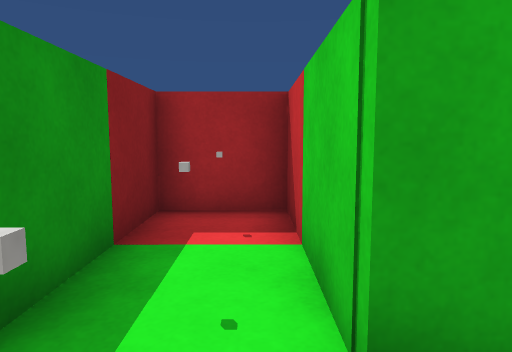
view 1 (above)

13 first-person views from a walk through a Unity game level. The camera is 0.56 m above the floor, tilts 6° down and sees 70° across. The floor is counted in squares, 0.5 m on a side. Each view is taken from the middle of a square. On the plan, view 1 faces up. The plan holds only what a view shows up to about 14 squares ahead; the rest is blank. Surface patterns are stand-ins for the level's own textures.

view 2
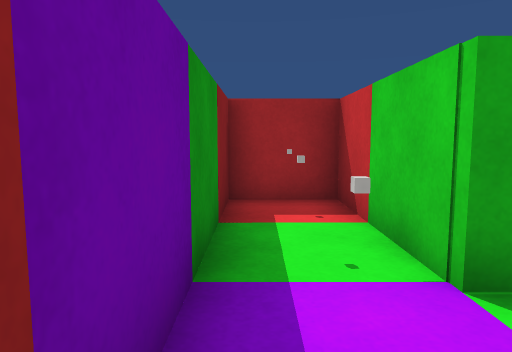

view 3
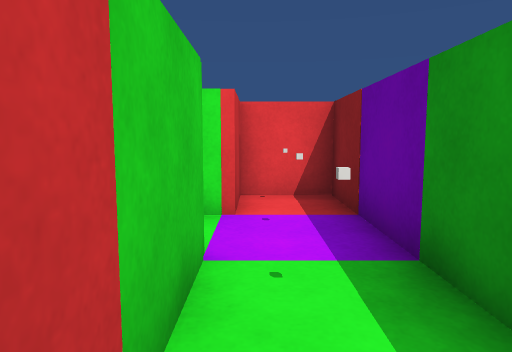

view 4
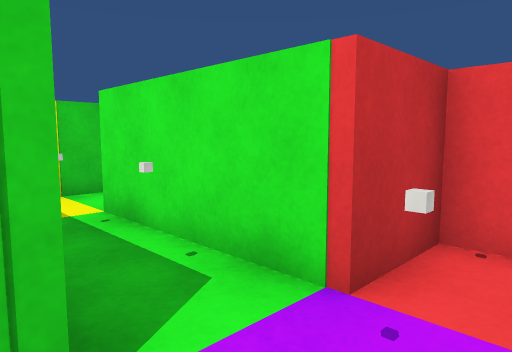

view 5
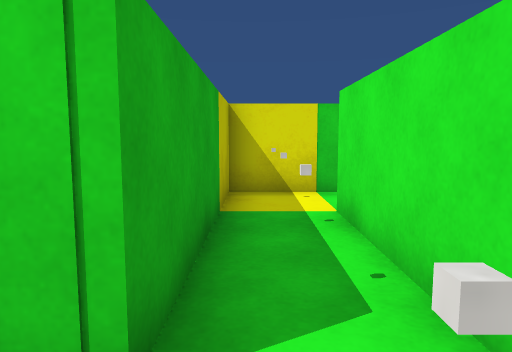

view 6
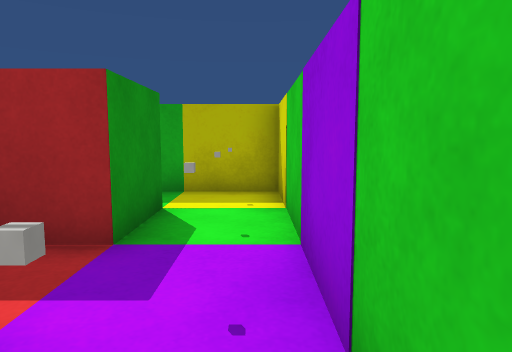

view 7
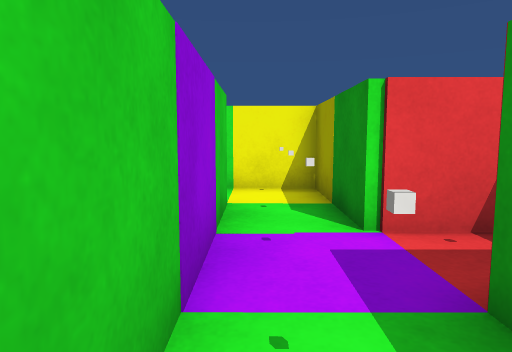

view 8
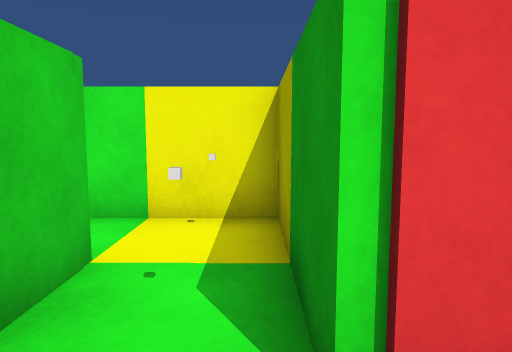

view 9
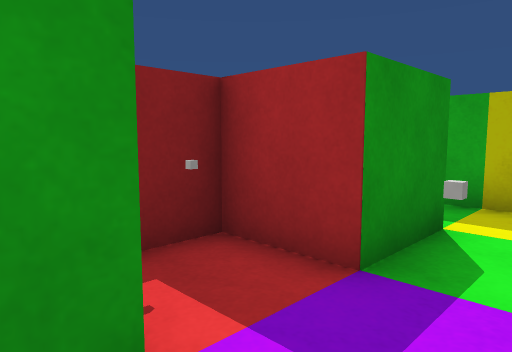

view 10
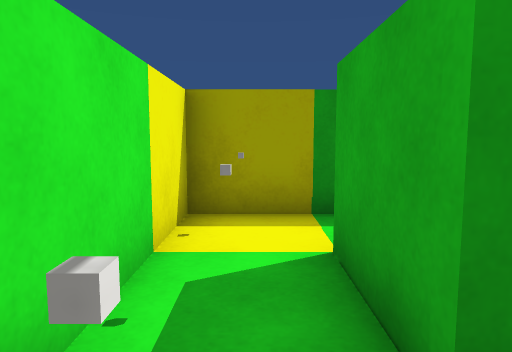

view 11
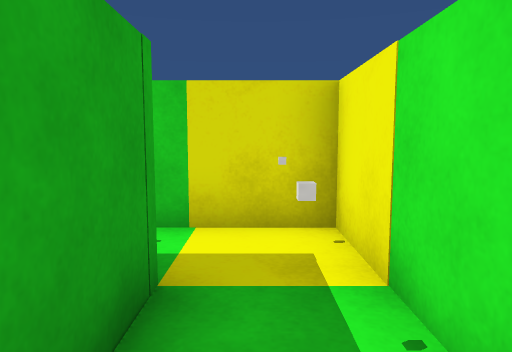

view 12
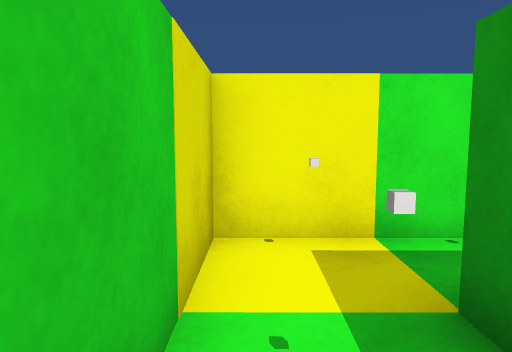

view 13
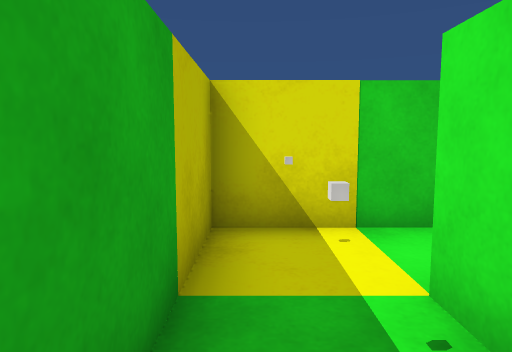

### Floor plan
Ten units are one square. View 1 is at (0, 0); x grows to the right and y downward. Boxes are objects, and circles mark ways between rooms. Rooms are numbered by the first view taken in them; rooms with no view inside come last. Other rooms are left out.
<svg viewBox="-20 -61 130 146">
<path fill="none" stroke="#000" d="M5 -16 5 -56 -15 -56 -15 21 3 21 3 2M31 42 47 42 47 80 64 80M65 62 65 -16 5 -16M3 2 45 2 45 23 27 23 27 34M87 58 87 62 65 62M64 80 105 80 105 46"/>
<circle cx="10" cy="-10" r="3" fill="#2a7"/>
<circle cx="70" cy="70" r="3" fill="#2a7"/>
<text x="-10" y="-20">1</text>
<text x="50" y="20">2</text>
<text x="100" y="60">3</text>
</svg>
Room 1 opens to room 2. Room 2 opens to room 3.

Where each view was taken, in squares from view 1:
view 1: 0 up, 0 right, facing up
view 2: 1 down, 1 left, facing up
view 3: 5 up, 0 right, facing down
view 4: 2 up, 1 left, facing down-right
view 5: 1 up, 1 left, facing right
view 6: 6 down, 6 right, facing up
view 7: 0 up, 6 right, facing down
view 8: 3 down, 5 right, facing down
view 9: 5 down, 6 right, facing up-left
view 10: 7 down, 10 right, facing left
view 11: 7 down, 6 right, facing right
view 12: 4 down, 10 right, facing down
view 13: 1 up, 2 right, facing right
